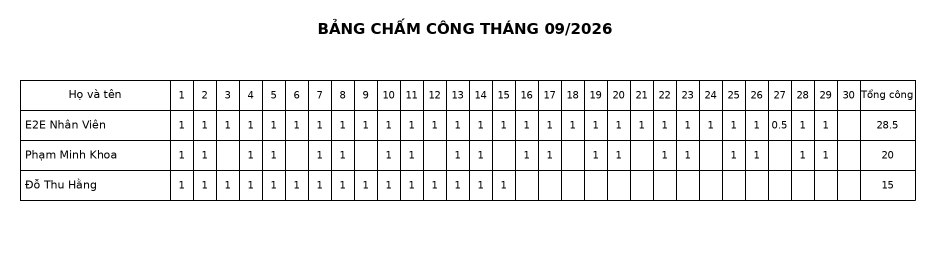
#> input picture js/tests/fixtures/rectify/00-goc.png, 1870 x 520 px (shown at 1/2 size)
$ python -i grid_detection.py   (imports and definitions only)
#> lines starting #> are read from the running program, lines starting #| are printed output that depends on the picture; after the words box and inside, x2 and y2 are one past the last pixel; in counts of white or black regions, pixels touching at a corner belong together
"""Conservative ruled-table detection with table-local support thresholds.

Grid coordinates refer to the supplied upright image. If the photograph is
rotated, use rotate_image() first. Detection never certifies payroll values.
"""
from pathlib import Path


def _clusters(points, gap=3):
    groups = []
    for point in sorted(set(int(x) for x in points)):
        if not groups or point - groups[-1][-1] > gap:
            groups.append([point])
        else:
            groups[-1].append(point)
    return [round(sum(group) / len(group)) for group in groups]


def rotate_image(source, destination, angle=90):
    """Create a rotated working copy; the original file remains untouched."""
    if angle not in (0, 90, 180, 270):
        raise ValueError("angle must be 0, 90, 180 or 270")
    from PIL import Image, ImageOps
    with Image.open(source) as image:
        oriented = ImageOps.exif_transpose(image).rotate(angle, expand=True)
        Path(destination).parent.mkdir(parents=True, exist_ok=True)
        oriented.save(destination)
    return Path(destination)


def _peaks(mask, *, axis, span, fraction, spacing):
    import numpy as np
    support = np.count_nonzero(mask, axis=0 if axis == "x" else 1)
    positions = _clusters(np.flatnonzero(support >= max(4, int(span*fraction))))
    accepted = []
    for point in positions:
        if not accepted or point-accepted[-1] >= spacing:
            accepted.append(point)
    return accepted


def _largest_table_roi(binary, width, height):
    import cv2
    import numpy as np
    horizontal = cv2.morphologyEx(
        binary, cv2.MORPH_OPEN,
        cv2.getStructuringElement(cv2.MORPH_RECT, (max(14,width//45),1)))
    vertical = cv2.morphologyEx(
        binary, cv2.MORPH_OPEN,
        cv2.getStructuringElement(cv2.MORPH_RECT, (1,max(12,height//45))))
    joined = cv2.dilate(cv2.bitwise_or(horizontal,vertical),
                        cv2.getStructuringElement(cv2.MORPH_RECT, (5,5)))
    contours, _ = cv2.findContours(joined,cv2.RETR_EXTERNAL,cv2.CHAIN_APPROX_SIMPLE)
    candidates = []
    for contour in contours:
        x,y,w,h = cv2.boundingRect(contour)
        if w < width*.25 or h < height*.08 or w*h < width*height*.02:
            continue
        hpart = horizontal[y:y+h,x:x+w]
        vpart = vertical[y:y+h,x:x+w]
        if cv2.countNonZero(hpart) < w*1.5 or cv2.countNonZero(vpart) < h*1.5:
            continue
        xx = _clusters(np.flatnonzero(np.count_nonzero(vpart,axis=0)>=max(5,h*.16)))
        yy = _clusters(np.flatnonzero(np.count_nonzero(hpart,axis=1)>=max(5,w*.15)))
        if len(xx)>=4 and len(yy)>=3:
            candidates.append((len(xx)*len(yy),(x,y,x+w,y+h)))
    return max(candidates,default=(0,None))[1]


def detect_grid(image_path, *, roi=None, min_cell_width=8, min_cell_height=8,
                threshold_fraction=.22, expected_vertical_lines=None,
                expected_horizontal_lines=None):
    """Suggest source-image grid positions; partial/missing lines block acceptance.

    Optional expected line counts are mandatory for asserting a complete layout.
    The suggested ROI is [left,top,right,bottom], never automatically approved.
    """
#> called with image_path = '../js/tests/fixtures/rectify/00-goc.png', min_cell_width = 8, min_cell_height = 8, threshold_fraction = 0.22
    try:
        import cv2
        import numpy as np
    except ImportError as exc:
        raise RuntimeError("Grid detection requires opencv-python and numpy") from exc
    from PIL import Image,ImageOps
    with Image.open(Path(image_path)) as source:
#> source is the input picture: PIL image 1870x520 L; min 0, max 255, mean 242.1
        rgb=np.asarray(ImageOps.exif_transpose(source).convert("RGB"))
    gray=cv2.cvtColor(rgb,cv2.COLOR_RGB2GRAY)
    height,width=gray.shape
#> height = 520; width = 1870
    if height<40 or width<40:
        raise ValueError("Image too small for grid detection")
    if not 0<threshold_fraction<=1:
        raise ValueError("threshold_fraction must be between 0 and 1")
    for count in (expected_vertical_lines,expected_horizontal_lines):
        if count is not None and (not isinstance(count,int) or count<2):
            raise ValueError("Expected line counts must be >=2")
    binary=cv2.adaptiveThreshold(gray,255,cv2.ADAPTIVE_THRESH_MEAN_C,
                                 cv2.THRESH_BINARY_INV,31,12)
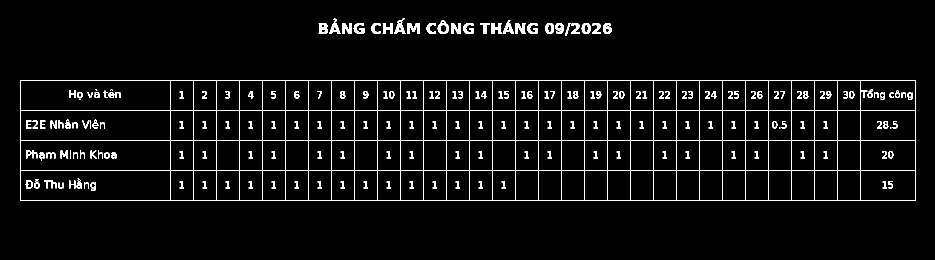
#> binary: shape (520, 1870) (shown at 1/2 size); 5.4% white in thin lines or dots, all inside (x1, y1, x2, y2) = (40, 37, 1832, 402)
    if roi is None:
        roi=_largest_table_roi(binary,width,height)
#> in _largest_table_roi, `horizontal = cv2.morphologyEx( binary, cv2.MORPH_OPEN, cv2.getStructur..`:
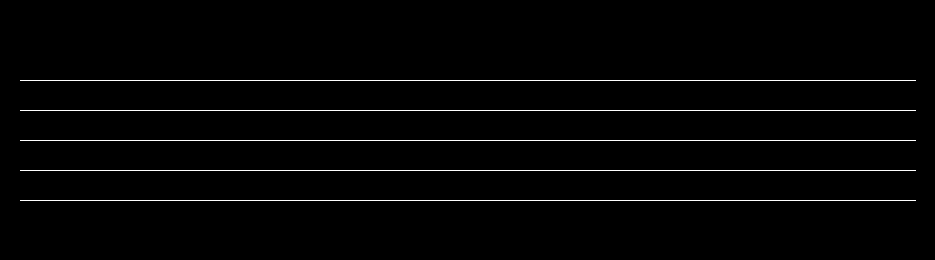
#> horizontal: shape (520, 1870) (shown at 1/2 size); 1.8% white in thin lines or dots, all inside (x1, y1, x2, y2) = (40, 160, 1832, 402)
#> in _largest_table_roi, `vertical = cv2.morphologyEx( binary, cv2.MORPH_OPEN, cv2.getStructurin..`: vertical: shape (520, 1870); 2.6% white in thin lines or dots, all inside (x1, y1, x2, y2) = (40, 47, 1832, 403)
#> in _largest_table_roi, `joined = cv2.dilate(cv2.bitwise_or(horizontal,vertical), cv2.getStruct..`:
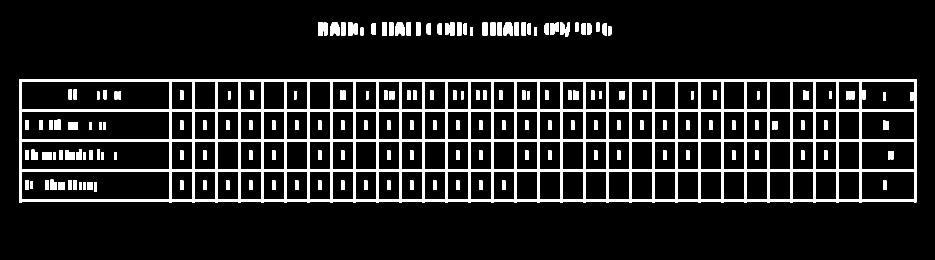
#> joined: shape (520, 1870) (shown at 1/2 size); 12.7% white; 197 white regions
#> in _largest_table_roi, `contours, _ = cv2.findContours(joined,cv2.RETR_EXTERNAL,cv2.CHAIN_APPR..`: contours = 40 contours; largest, box (x1, y1, x2, y2) and area: (38, 158, 1834, 405) 439972, (1007, 45, 1026, 71) 372, (790, 45, 809, 71) 372, (660, 45, 679, 71) 372, (981, 45, 991, 71) 225
#> the loop in _largest_table_roi, `for contour in contours:` made 40 passes
#> (x, y, w, h) on passes 5 to 16: (1216, 52, 7, 19), (1054, 47, 8, 22), (926, 47, 8, 23), (707, 47, 8, 22), (1205, 46, 9, 25), (1174, 46, 9, 24), (1162, 46, 9, 24), (1101, 46, 9, 24), (1089, 46, 9, 24), (890, 46, 9, 24), (875, 46, 8, 24), (853, 46, 9, 24)
#> (contour, x, y, w, h) on passes 2, 3, 4, 23, 24, 26: ([[1068, 55], [1068, 70], [1073, 70], [1073, 55]], 1068, 55, 6, 16), ([[940, 55], [940, 70], [945, 70], [945, 55]], 940, 55, 6, 16), ([[721, 55], [721, 70], [726, 70], [726, 55]], 721, 55, 6, 16), ([[1043, 45], [1043, 70], [1051, 70], [1051, 45]], 1043, 45, 9, 26), ([[1029, 45], [1029, 70], [1037, 70], [1037, 45]], 1029, 45, 9, 26), ([[995, 45], [995, 70], [1003, 70], [1003, 45]], 995, 45, 9, 26)
#> pass 1, in _largest_table_roi, `hpart = horizontal[y:y+h,x:x+w]`:
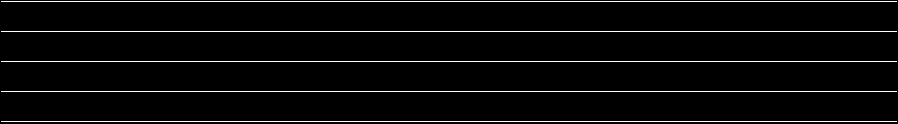
#> hpart: shape (247, 1796) (shown at 1/2 size); 4% white in thin lines or dots
#> pass 1, in _largest_table_roi, `vpart = vertical[y:y+h,x:x+w]`:
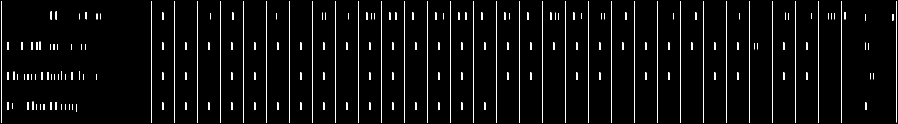
#> vpart: shape (247, 1796) (shown at 1/2 size); 4.8% white in thin lines or dots
#> after the loop in _largest_table_roi, `for contour in contours:`: candidates = [(230, (38, 158, 1834, 405))]
#> roi = (38, 158, 1834, 405)
    if roi is None:
        return {"xs":[],"ys":[],"image_size":[width,height],"roi":None,
                "grid_found":False,"layout_complete":False,"verified":False,
                "warnings":["TABLE_ROI_NOT_DETECTED"]}
    if len(roi)!=4 or any(not isinstance(i,int) for i in roi):
        raise TypeError("roi must be four integers")
    left,top,right,bottom=roi
#> left = 38; top = 158; right = 1834; bottom = 405
    if not (0<=left<right<=width and 0<=top<bottom<=height):
        raise ValueError("ROI outside image bounds")
    area=binary[top:bottom,left:right]
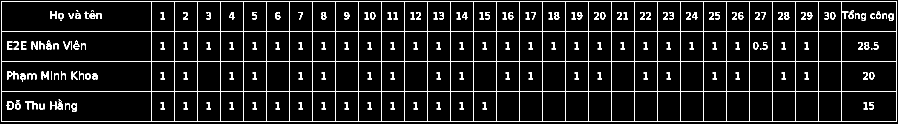
#> area: shape (247, 1796) (shown at 1/2 size); 10.3% white in thin lines or dots
    h,w=area.shape
#> h = 247; w = 1796
    horizontal=cv2.morphologyEx(
        area,cv2.MORPH_OPEN,cv2.getStructuringElement(
            cv2.MORPH_RECT,(max(10,w//40),1)))
#> horizontal: shape (247, 1796); 4% white in thin lines or dots
    vertical=cv2.morphologyEx(
        area,cv2.MORPH_OPEN,cv2.getStructuringElement(
            cv2.MORPH_RECT,(1,max(10,h//12))))
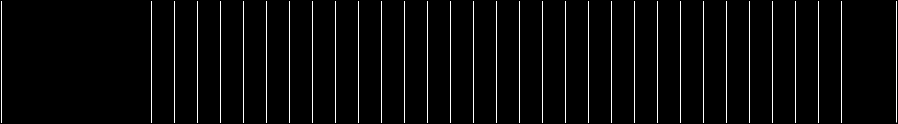
#> vertical: shape (247, 1796) (shown at 1/2 size); 3.6% white in thin lines or dots
    xs=[left+x for x in _peaks(vertical,axis="x",span=h,
       fraction=threshold_fraction,spacing=min_cell_width)]
#> in _peaks, `support = np.count_nonzero(mask, axis=0 if axis == "x" else 1)`: support = 1796 values, max 242 at index 2, min 0 at index 0, mean 8.89
#> in _peaks, `positions = _clusters(np.flatnonzero(support >= max(4, int(span*fracti..`: positions = 33 values from 2 to 1792
#> the loop in _peaks, `for point in positions:` made 33 passes
#> point on passes 1 to 12: 2, 302, 348, 394, 440, 486, 532, 578, 624, 670, 716, 762
#> xs = 33 values from 40 to 1830
    ys=[top+y for y in _peaks(horizontal,axis="y",span=w,
       fraction=min(threshold_fraction,.10),spacing=min_cell_height)]
#> the loop in _peaks (call 2), `for point in positions:` made 5 passes
#> point on passes 1 to 5: 2, 62, 122, 182, 242
#> ys = [160, 220, 280, 340, 400]
    found=len(xs)>=2 and len(ys)>=2
#> found = True
    complete=(found and expected_vertical_lines is not None and
              expected_horizontal_lines is not None and
              len(xs)==expected_vertical_lines and
              len(ys)==expected_horizontal_lines)
#> complete = False
    warnings=[]
    if not found:
        warnings.append("GRID_LINES_INCOMPLETE")
    if expected_vertical_lines is not None and len(xs)!=expected_vertical_lines:
        warnings.append("VERTICAL_LINE_COUNT_MISMATCH")
    if expected_horizontal_lines is not None and len(ys)!=expected_horizontal_lines:
        warnings.append("HORIZONTAL_LINE_COUNT_MISMATCH")
    if found and not complete:
        warnings.append("GRID_REQUIRES_MANUAL_CONFIRMATION")
    return {"xs":xs,"ys":ys,"image_size":[width,height],
            "roi":list(roi),"grid_found":found,"layout_complete":complete,
            "verified":False,"warnings":warnings}

>>> result = detect_grid('../js/tests/fixtures/rectify/00-goc.png')
#> result = 8 items

$ run again, on js/tests/fixtures/rectify/01-nghieng-2do.png
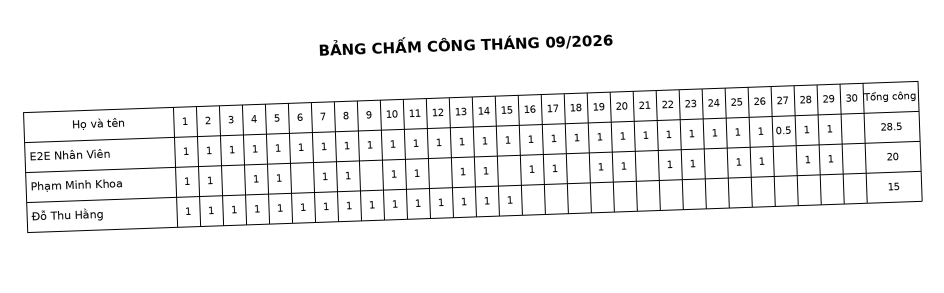
#> input picture js/tests/fixtures/rectify/01-nghieng-2do.png, 1888 x 586 px (shown at 1/2 size)
#> in detect_grid, source is the input picture: PIL image 1888x586 L; min 0, max 255, mean 243.6
#> in detect_grid, `binary=cv2.adaptiveThreshold(gray,255,cv2.ADAPTIVE_THRESH_MEAN_C, cv2...`:
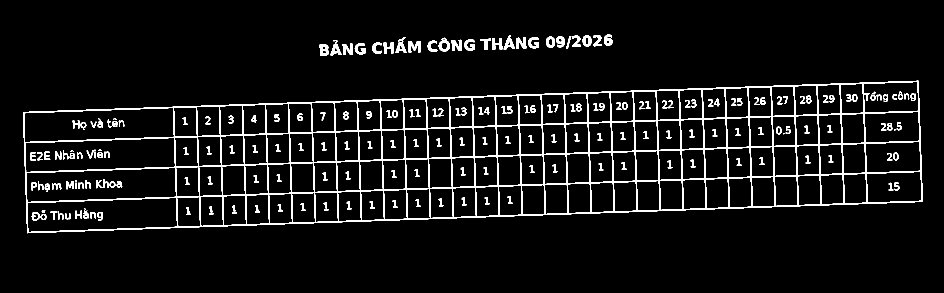
#> binary: shape (586, 1888) (shown at 1/2 size); 6% white; 213 white regions (14 under 20 px), largest, box (x1, y1, x2, y2) and area: (46, 161, 1846, 467) 45048, (816, 82, 842, 105) 374, (639, 89, 658, 112) 322
#> horizontal: shape (586, 1888); 2.2% white; 5 white regions, box (x1, y1, x2, y2) and area: (46, 163, 1837, 225) 4848, (54, 403, 1845, 465) 4846, (48, 223, 1839, 285) 4787, (52, 343, 1844, 405) 4786, (50, 283, 1842, 345) 4781
#> vertical: shape (586, 1888); 2.7% white; 212 white regions (27 under 20 px), largest, box (x1, y1, x2, y2) and area: (1357, 178, 1368, 421) 665, (1127, 186, 1138, 429) 664, (1403, 176, 1414, 419) 663
#> joined: shape (586, 1888); 12.2% white; 175 white regions
#> contours = 41 contours; largest, box (x1, y1, x2, y2) and area: (44, 159, 1847, 469) 441516, (638, 87, 648, 114) 226, (967, 76, 977, 102) 225, (766, 83, 776, 109) 218, (996, 75, 1006, 101) 216
#> the loop in _largest_table_roi, `for contour in contours:` made 41 passes
#> (x, y, w, h) on passes 1, 3, 4, 5, 7, 8, 9, 10: (44, 159, 1803, 310), (649, 87, 8, 26), (638, 87, 10, 27), (709, 86, 8, 23), (672, 86, 8, 26), (663, 86, 8, 27), (698, 85, 9, 27), (744, 84, 9, 25)
#> pass 1, in _largest_table_roi, `vpart = vertical[y:y+h,x:x+w]`:
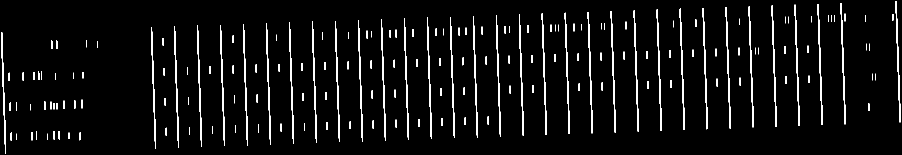
#> vpart: shape (310, 1803) (shown at 1/2 size); 4.8% white; 172 white regions (26 under 20 px), largest, box (x1, y1, x2, y2) and area: (1313, 19, 1324, 262) 665, (1083, 27, 1094, 270) 664, (1359, 17, 1370, 260) 663
#> after the loop in _largest_table_roi, `for contour in contours:`: candidates = []

$ run again, on js/tests/fixtures/rectify/10-phoi-canh-4pt.png
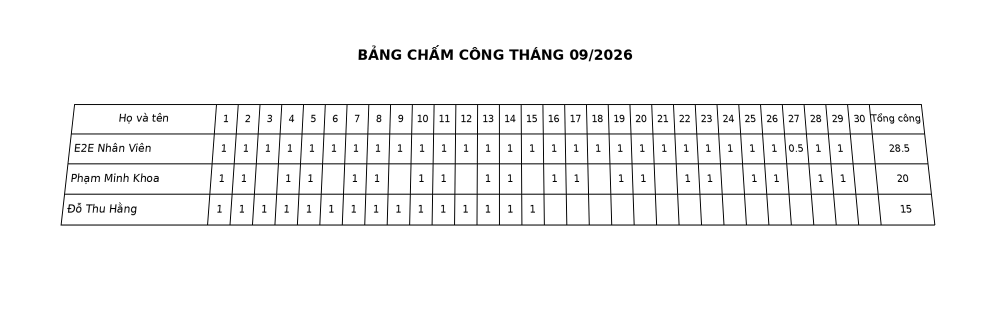
#> input picture js/tests/fixtures/rectify/10-phoi-canh-4pt.png, 1990 x 640 px (shown at 1/2 size)
#> in detect_grid, source is the input picture: PIL image 1990x640 L; min 0, max 255, mean 245.5
#> binary: shape (640, 1990); 4.7% white; 209 white regions (11 under 20 px), largest, box (x1, y1, x2, y2) and area: (121, 208, 1871, 451) 40605, (882, 99, 906, 120) 345, (1084, 99, 1103, 120) 293
#> joined: shape (640, 1990); 9.9% white; 156 white regions
#> contours = 39 contours; largest, box (x1, y1, x2, y2) and area: (120, 206, 1874, 454) 424905, (1023, 98, 1033, 123) 216, (898, 98, 908, 123) 216, (715, 98, 725, 123) 212, (1096, 98, 1105, 123) 192
#> the loop in _largest_table_roi, `for contour in contours:` made 39 passes
#> (x, y, w, h) on passes 3 to 10: (1247, 99, 8, 23), (1218, 99, 8, 23), (1150, 99, 7, 23), (1107, 99, 7, 22), (987, 99, 8, 23), (953, 99, 8, 23), (939, 99, 8, 23), (919, 99, 8, 23)
#> after the loop in _largest_table_roi, `for contour in contours:`: candidates = [(150, (120, 206, 1874, 454))]
#> roi = (120, 206, 1874, 454)
#> left = 120; top = 206; right = 1874; bottom = 454
#> area: shape (248, 1754); 12.6% white; 181 white regions (10 under 20 px), largest, box (x1, y1, x2, y2) and area: (1, 2, 1751, 245) 40605, (52, 201, 76, 220) 176, (89, 141, 105, 158) 150
#> in detect_grid, `vertical=cv2.morphologyEx( area,cv2.MORPH_OPEN,cv2.getStructuringEleme..`:
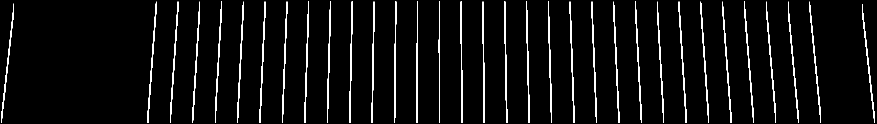
#> vertical: shape (248, 1754) (shown at 1/2 size); 4.7% white; 33 white regions, largest, box (x1, y1, x2, y2) and area: (921, 3, 925, 246) 677, (1008, 3, 1015, 246) 647, (788, 3, 793, 246) 643
#> support = 1754 values, max 243 at index 834, min 0 at index 0, mean 11.54
#> positions = [524, 568, 613, 658, 702, 746, 790, 834, 878, 922, 966, 1011, 1056, 1100, 1144, 1188, 1232]
#> the loop in _peaks, `for point in positions:` made 17 passes
#> point on passes 1 to 8: 524, 568, 613, 658, 702, 746, 790, 834
#> after the loop in _peaks, `for point in positions:`: accepted has the same summary as positions
#> xs = [644, 688, 733, 778, 822, 866, 910, 954, 998, 1042, 1086, 1131, 1176, 1220, 1264, 1308, 1352]
#> the loop in _peaks (call 2), `for point in positions:` made 5 passes
#> point on passes 1 to 5: 2, 62, 121, 182, 244
#> ys = [208, 268, 327, 388, 450]
#> found = True
#> complete = False
#> result = 8 items
